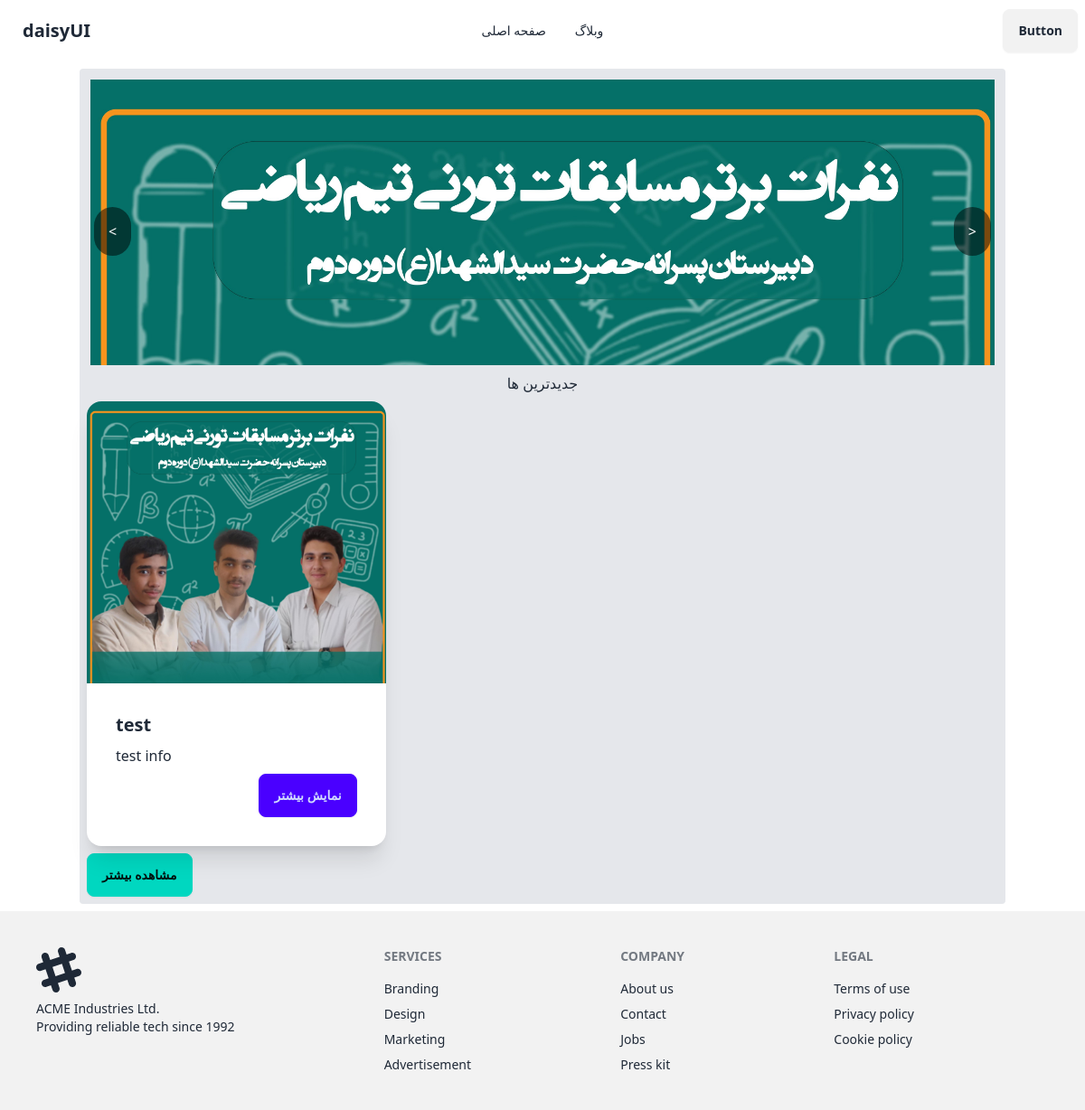
Before: / with the older database file.
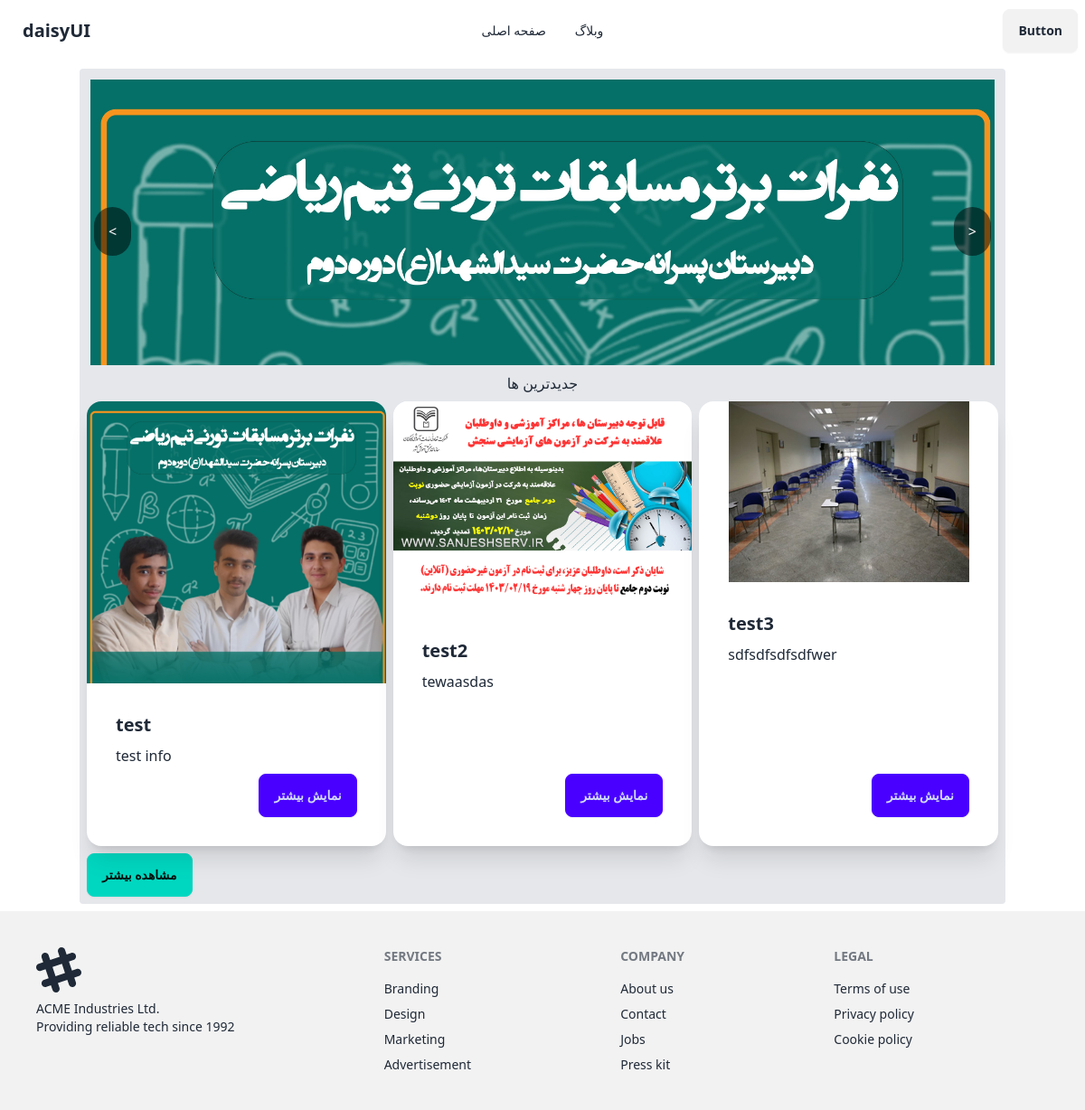
After: the same page with the newer database file.
### article/models.py (models this page shows, shortened)
class Article(models.Model):
    title = models.CharField(max_length=255, verbose_name="عنوان")
    info = models.TextField(verbose_name="خلاصه مطلب")
    description = models.TextField(verbose_name="متن خبر")
    image = models.ImageField(upload_to="static/article", verbose_name="عکس شاخص")
    hashtags = models.TextField(verbose_name="هشتگ ها")
    category = models.ForeignKey(Category, on_delete=models.CASCADE, verbose_name="دسته بندی", related_name="category")
    publish = models.DateTimeField(default=timezone.now, verbose_name="تاریخ انتشار")
    status = models.BooleanField(default=True, verbose_name="وضعیت نمایش")
    class Meta:
        verbose_name = "نوشته"
        verbose_name_plural = "نوشته ها"

### main/views.py (the view)
# urls.py: path('', views.index)
def index(request):
    articles = Article.objects.all()
    slides = Slider.objects.filter(status=True).values('image')
    return render(request, 'main/pages/home.html', {'articles': articles, 'slides': slides})

### config/templates/main/pages/home.html
{% extends 'main/layout/master.html' %}
{% block main %}
<div class="w-full p-1 rounded overflow-hidden relative h-80 mb-2"
     x-data="{images:[{% for slide in slides %}'{{slide.image}}',{% endfor %}],slideIndex:0}">
    <div>
        <img x-bind:src="'static/'+images[slideIndex]" class="w-full" alt="slide" loading="eager">
    </div>
    <div class=" absolute top-1/2 left-2 text-white">
        <span class="p-4 bg-black/50 rounded-full" @click="slideIndex = slideIndex>images.length ? slideIndex - 1 : 0 "> < </span>
    </div>
    <div class=" absolute top-1/2 right-2 text-white">
        <span class="p-4 bg-black/50 rounded-full" @click="slideIndex = slideIndex<images.length ? slideIndex + 1 : 0 "> > </span>
    </div>
</div>
<div class="grid grid-cols-3 gap-2">
    <h1 class="text-center col-span-3">جدیدترین ها</h1>
    {% for article in articles %}
    {% include 'main/components/article_card.html' with title=article.title img=article.image info=article.info id=article.id %}
    {% endfor %}
    <div class="col-span-3">
        <a href="{% url 'article_list' %}"><button class="btn btn-accent">مشاهده بیشتر</button></a>
    </div>
</div>
{% endblock %}

### config/templates/main/layout/master.html (shortened to what this page needs)
<!DOCTYPE html>
{% load static %}
<html lang="en" data-theme="light">
<head>
    <link rel="stylesheet" href="{% static 'output.css' %}">
</head>
<body>
{% include 'main/components/header.html' %}
<div class="flex flex-col items-center ">
    <div class="max-w-5xl w-full bg-gray-200 my-2 p-2 rounded">
        {% block main %}{% endblock %}
    </div>
</div>
{% include 'main/components/footer.html' %}
</body>
</html>

### config/templates/main/components/header.html (shortened to what this page needs)
<div class="navbar bg-base-100">
    <div class="navbar-start">
        <a class="btn btn-ghost text-xl">daisyUI</a>
    </div>
    <div class="navbar-center hidden lg:flex">
        <ul class="menu menu-horizontal px-1">
            <li><a href="{% url 'index' %}">صفحه اصلی</a></li>
            <li><a href="{% url 'article_list' %}">وبلاگ</a></li>
        </ul>
    </div>
    <div class="navbar-end">
        <a class="btn">Button</a>
    </div>
</div>

### config/templates/main/components/article_card.html
{% load static %}
<div class="card bg-base-100 shadow-xl">
    <figure><img src="{% static img %}" alt="Shoes"/></figure>
    <div class="card-body">
        <h2 class="card-title">{{ title }}</h2>
        <p>{{ info }}</p>
        <div class="card-actions justify-end">
            <a href="{% url 'article_detail' pk=id %}"><button class="btn btn-primary">نمایش بیشتر</button></a>
        </div>
    </div>
</div>

### config/templates/main/components/footer.html (shortened to what this page needs)
<footer class="footer p-10 bg-base-200 text-base-content">
    <aside>
        <p>ACME Industries Ltd.<br>Providing reliable tech since 1992</p>
    </aside>
    <nav>
        <h6 class="footer-title">Services</h6>
        <a class="link link-hover">Branding</a>
        <a class="link link-hover">Design</a>
        <a class="link link-hover">Marketing</a>
        <a class="link link-hover">Advertisement</a>
    </nav>
    <nav>
        <h6 class="footer-title">Company</h6>
        <a class="link link-hover">About us</a>
        <a class="link link-hover">Contact</a>
        <a class="link link-hover">Jobs</a>
        <a class="link link-hover">Press kit</a>
    </nav>
    <nav>
        <h6 class="footer-title">Legal</h6>
        <a class="link link-hover">Terms of use</a>
        <a class="link link-hover">Privacy policy</a>
        <a class="link link-hover">Cookie policy</a>
    </nav>
</footer>

Changed rows visible on the page:
added Article: image (picture), title "test2", info "tewaasdas"
added Article: image (picture), title "test3", info "sdfsdfsdfsdfwer"
